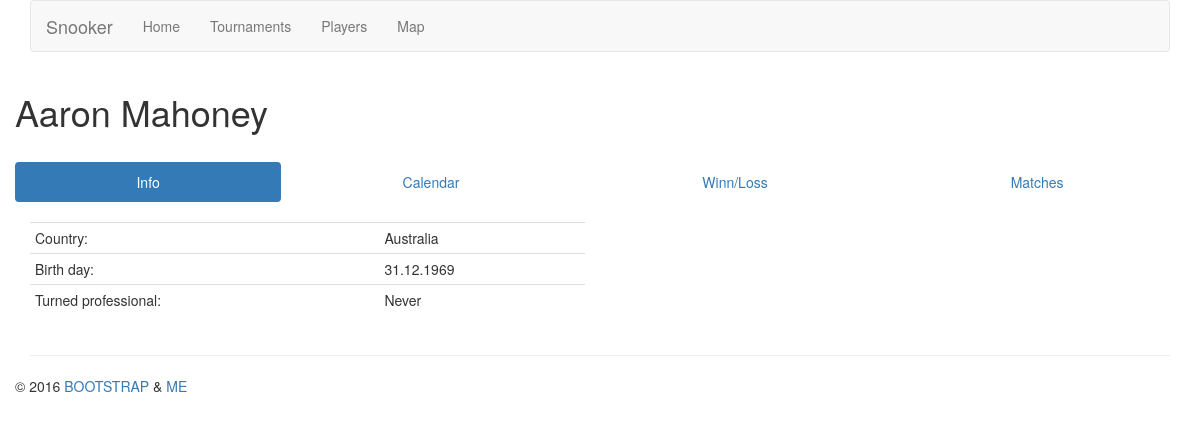
The page /player/556/ on the database its author committed.
### tables this page shows
CREATE TABLE players (
                id integer primary key,
                name text,
                birthdate integer,
                country text,
                professional text);

### main.py (the view)
@app.route('/player/<id>/')
def player(id):
    cur = g.db.cursor()
    cur.execute("SELECT name, country, birthdate, professional FROM players WHERE id=?", (id,))
    player = cur.fetchone()
    if player is None:
        return render_template('error.html', msg=("Player " + id + " doesn't exists."))
    info  = {
        'id': id,
        'name': player[0],
        'country': player[1],
        'birth': stamp2text(player[2]),
        'professional': player[3]
    }
    cur.execute('SELECT m.score1,m.score2,m.player1,m.player2,p1.name,p2.name,m.bestof,m.walkover,m.round, r.name, t.id, t.name,m.date FROM matches as m, players as p1, players as p2, rounds as r, tournaments as t WHERE m.player1 = p1.id AND m.player2 = p2.id AND m.round = r.id AND r.tournament = t.id AND (m.player1 = ? OR m.player2 = ?) ORDER BY t.name DESC;', (id, id))
    matches = cur.fetchall()
    cur.execute("SELECT id,name,roundorder FROM rounds WHERE tournament = ? ORDER BY roundorder ASC;", (id,))
    rounds = cur.fetchall()
    results = []
    last_tid = -1
    last_rid = -1
    times = []
    for score1, score2, id1, id2, player1, player2, bestof, walkover, round, round_name, t_id, t_name, date in matches:
        if t_id != last_tid:
            last_tid = t_id
            results.append({
                'name': t_name,
                'id': t_id,
                'rounds': []
            })
            last_rid =-1
        if round != last_rid:
            results[-1]['rounds'].append({
                'name': round_name,
                'matches': []
            })
        results[-1]['rounds'][-1]['matches'].append({
            'score1': score1,
            'score2': score2,
            'id1': id1,
            'id2': id2,
            'player1': player1,
            'player2': player2,
            'bestof': bestof,
            'walkover': walkover
        })
        times.append(date)
    days,n_years = get_days(times)
    return render_template('player.html', info=info, results=results, days=days, n_years=n_years)

### main.py (called while the page is built, shortened)
def connect_db():
    return sqlite3.connect('db.sqlite3')

@app.before_request
def before_request():
    g.db = connect_db()

@app.teardown_request
def teardown_request(exception):
    db = getattr(g, 'db', None)
    if db is not None:
        db.close()

def stamp2text(time):
    return datetime.datetime.fromtimestamp(int(time)).strftime('%d.%m.%Y')

def get_days(times):
    days = {}
    years = set()
    for time in times:
        if time == 'NULL':
            continue
    res = []
    for k,v in days.items():
        res.append([k[0],k[1],k[2],v])
    return res, len(years)

### templates/player.html (shortened to what this page needs)
{% extends "layout.html" %}
{% block head %}
    {{ super() }}
{% endblock %}
{% block content %}
    <h1>{{ info.name }}</h1></br>
    <div class="tabbable">
        <ul class="nav nav-pills nav-justified">
            <li role="presentation" class="active"><a data-toggle="tab" href="#info">Info</a></li>
            <li role="presentation"><a id="caltab" data-toggle="tab" href="#calendar">Calendar</a></li>
            <li role="presentation"><a id="winnlosstab" data-toggle="tab" href="#winnloss">Winn/Loss</a></li>
            <li role="presentation"><a data-toggle="tab" href="#matches">Matches</a></li>
        </ul>
        <div class="tab-content">
            <div id="info" class="tab-pane fade in active">
                <br/>
                <div class="table-responsive col-md-6">
                    <table class="table table-condensed">
                        <tr>
                            <td>Country:</td>
                            <td> {{ info.country }}</td>
                        </tr>
                        <tr>
                            <td>Birth day:</td>
                            <td>{{ info.birth }}</td>
                        </tr>
                        <tr>
                            <td>Turned professional:</td>
                            <td>{{ info.professional }}</td>
                        </tr>
                    </table>
                </div>
            </div>
        </div>
    </div>
{% endblock %}

### rows shown on the page
players: name "Aaron Mahoney", country "Australia", professional "Never"

### other values the page prints
{{ info.birth }} "31.12.1969"
